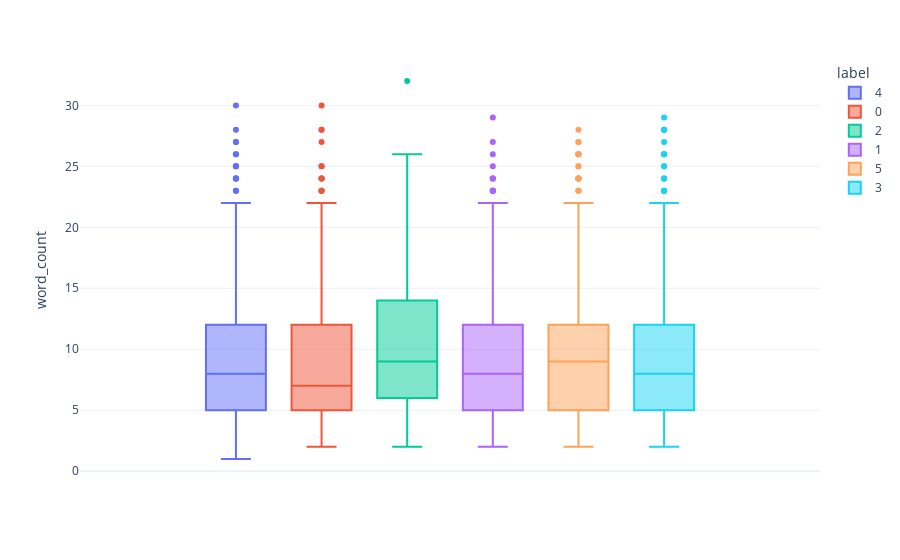

Source (notebook cell):
### Markdown cell above
#### Word Count Distribution by Emotion

### Code cell
# !pip install plotly
import plotly.express as px

# Create a column for text length (word count)
undersample_dataset['word_count'] = undersample_dataset['text'].apply(lambda x: len(str(x).split()))

# Box plot for word count distribution across emotion labels
fig = px.box(undersample_dataset, y="word_count", color="label", template="plotly_white")

# Show the plot
fig.show()

### Figure 1 — Plotly figure (JSON) as saved in the notebook; plotly's stock layout.template omitted (floating-point values rounded to 4 significant figures; data arrays with more than 128 entries replaced by an {"elided": "..."} marker saying what was removed)
{"data": [{"alignmentgroup": "True", "hovertemplate": "label=4<br>word_count=%{y}<extra></extra>", "legendgroup": "4", "marker": {"color": "#636efa"}, "name": "4", "notched": false, "offsetgroup": "4", "orientation": "v", "showlegend": true, "x0": " ", "xaxis": "x", "y": {"elided": "834 int values"}, "y0": " ", "yaxis": "y", "type": "box"}, {"alignmentgroup": "True", "hovertemplate": "label=0<br>word_count=%{y}<extra></extra>", "legendgroup": "0", "marker": {"color": "#EF553B"}, "name": "0", "notched": false, "offsetgroup": "0", "orientation": "v", "showlegend": true, "x0": " ", "xaxis": "x", "y": {"elided": "834 int values"}, "y0": " ", "yaxis": "y", "type": "box"}, {"alignmentgroup": "True", "hovertemplate": "label=2<br>word_count=%{y}<extra></extra>", "legendgroup": "2", "marker": {"color": "#00cc96"}, "name": "2", "notched": false, "offsetgroup": "2", "orientation": "v", "showlegend": true, "x0": " ", "xaxis": "x", "y": {"elided": "834 int values"}, "y0": " ", "yaxis": "y", "type": "box"}, {"alignmentgroup": "True", "hovertemplate": "label=1<br>word_count=%{y}<extra></extra>", "legendgroup": "1", "marker": {"color": "#ab63fa"}, "name": "1", "notched": false, "offsetgroup": "1", "orientation": "v", "showlegend": true, "x0": " ", "xaxis": "x", "y": {"elided": "834 int values"}, "y0": " ", "yaxis": "y", "type": "box"}, {"alignmentgroup": "True", "hovertemplate": "label=5<br>word_count=%{y}<extra></extra>", "legendgroup": "5", "marker": {"color": "#FFA15A"}, "name": "5", "notched": false, "offsetgroup": "5", "orientation": "v", "showlegend": true, "x0": " ", "xaxis": "x", "y": {"elided": "834 int values"}, "y0": " ", "yaxis": "y", "type": "box"}, {"alignmentgroup": "True", "hovertemplate": "label=3<br>word_count=%{y}<extra></extra>", "legendgroup": "3", "marker": {"color": "#19d3f3"}, "name": "3", "notched": false, "offsetgroup": "3", "orientation": "v", "showlegend": true, "x0": " ", "xaxis": "x", "y": {"elided": "834 int values"}, "y0": " ", "yaxis": "y", "type": "box"}], "layout": {"xaxis": {"anchor": "y", "domain": [0.0, 1.0]}, "yaxis": {"anchor": "x", "domain": [0.0, 1.0], "title": {"text": "word_count"}}, "legend": {"title": {"text": "label"}, "tracegroupgap": 0}, "margin": {"t": 60}, "boxmode": "group"}}
